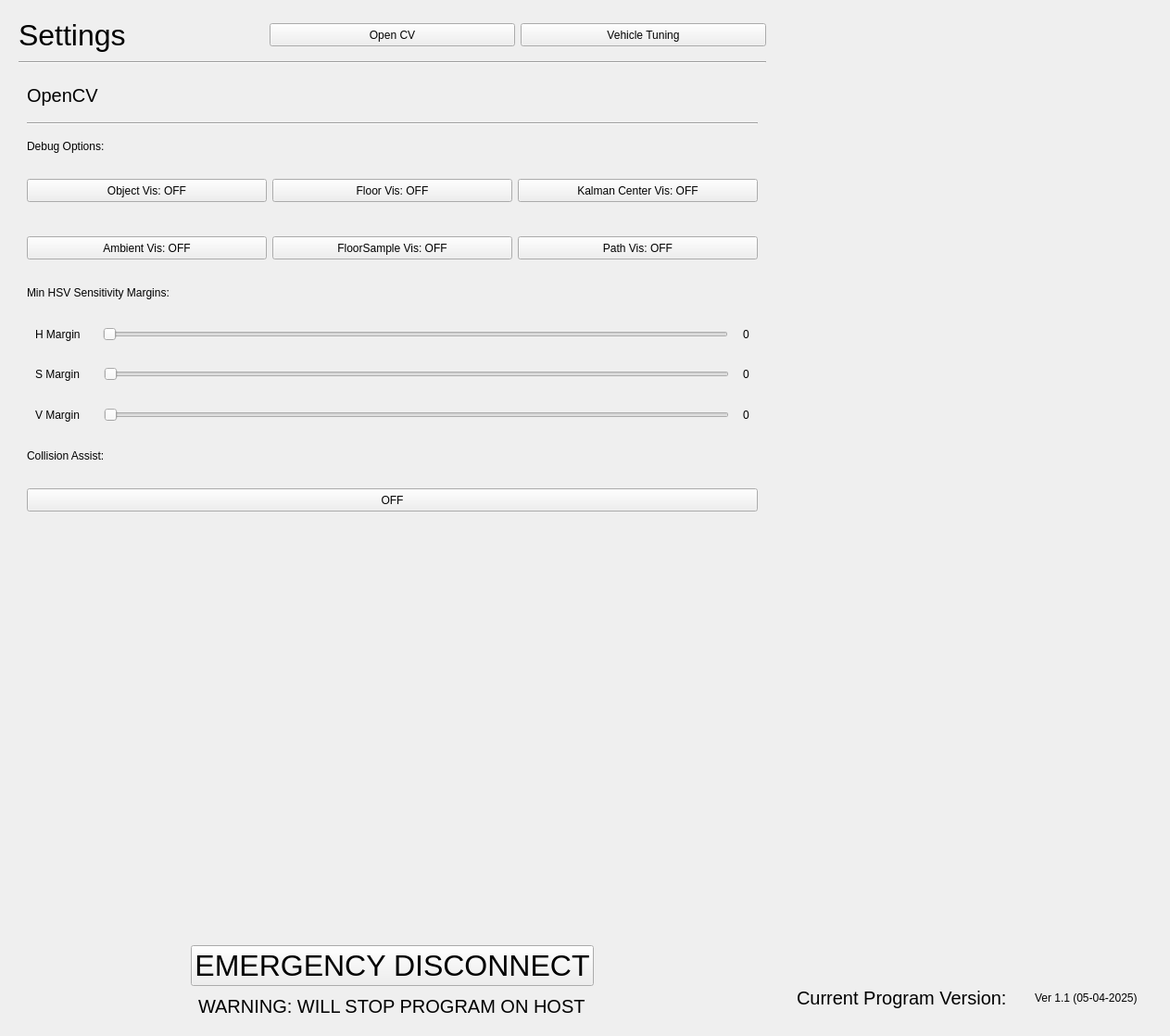
         <widget class="QWidget" name="settingsPage">
          <layout class="QHBoxLayout" name="horizontalLayout_5">
           <item>
            <widget class="QWidget" name="settingsLeftWidget" native="true">
             <property name="maximumSize">
              <size>
               <width>825</width>
               <height>16777215</height>
              </size>
             </property>
             <layout class="QVBoxLayout" name="verticalLayout_15">
              <property name="spacing">
               <number>10</number>
              </property>
              <item>
               <widget class="QWidget" name="widget" native="true">
                <layout class="QHBoxLayout" name="horizontalLayout_17">
                 <property name="leftMargin">
                  <number>0</number>
                 </property>
                 <property name="topMargin">
                  <number>0</number>
                 </property>
                 <property name="rightMargin">
                  <number>0</number>
                 </property>
                 <property name="bottomMargin">
                  <number>0</number>
                 </property>
                 <item>
                  <widget class="QLabel" name="settingsHeaderLabel">
                   <property name="font">
                    <font>
                     <pointsize>24</pointsize>
                    </font>
                   </property>
                   <property name="text">
                    <string>Settings</string>
                   </property>
                  </widget>
                 </item>
                 <item>
                  <widget class="QPushButton" name="openCVSettingsBtn">
                   <property name="minimumSize">
                    <size>
                     <width>25</width>
                     <height>0</height>
                    </size>
                   </property>
                   <property name="maximumSize">
                    <size>
                     <width>16777215</width>
                     <height>25</height>
                    </size>
                   </property>
                   <property name="text">
                    <string>Open CV</string>
                   </property>
                  </widget>
                 </item>
                 <item>
                  <widget class="QPushButton" name="vehicleTuningBtn">
                   <property name="minimumSize">
                    <size>
                     <width>0</width>
                     <height>25</height>
                    </size>
                   </property>
                   <property name="maximumSize">
                    <size>
                     <width>16777215</width>
                     <height>25</height>
                    </size>
                   </property>
                   <property name="text">
                    <string>Vehicle Tuning</string>
                   </property>
                  </widget>
                 </item>
                </layout>
               </widget>
              </item>
              <item>
               <widget class="Line" name="settingsHeaderLine">
                <property name="orientation">
                 <enum>Qt::Orientation::Horizontal</enum>
                </property>
               </widget>
              </item>
              <item>
               <widget class="QStackedWidget" name="settingsStackedWidget">
                <property name="minimumSize">
                 <size>
                  <width>0</width>
                  <height>500</height>
                 </size>
                </property>
                <widget class="QWidget" name="OpenCVSettingsPage" native="true">
                 <layout class="QVBoxLayout" name="verticalLayout_18">
                  <property name="spacing">
                   <number>6</number>
                  </property>
                  <property name="leftMargin">
                   <number>9</number>
                  </property>
                  <property name="topMargin">
                   <number>0</number>
                  </property>
                  <property name="rightMargin">
                   <number>9</number>
                  </property>
                  <property name="bottomMargin">
                   <number>0</number>
                  </property>
                  <item>
                   <widget class="QLabel" name="OpenCVHeaderLabel">
                    <property name="minimumSize">
                     <size>
                      <width>0</width>
                      <height>30</height>
                     </size>
                    </property>
                    <property name="maximumSize">
                     <size>
                      <width>16777215</width>
                      <height>35</height>
                     </size>
                    </property>
                    <property name="font">
                     <font>
                      <pointsize>15</pointsize>
                     </font>
                    </property>
                    <property name="text">
                     <string>OpenCV</string>
                    </property>
                   </widget>
                  </item>
                  <item>
                   <widget class="Line" name="OpenCVHeaderLine">
                    <property name="orientation">
                     <enum>Qt::Orientation::Horizontal</enum>
                    </property>
                   </widget>
                  </item>
                  <item>
                   <widget class="QLabel" name="DebugCVHeaderLabel">
                    <property name="maximumSize">
                     <size>
                      <width>16777215</width>
                      <height>22</height>
                     </size>
                    </property>
                    <property name="text">
                     <string>Debug Options:</string>
                    </property>
                   </widget>
                  </item>
                  <item>
                   <widget class="QWidget" name="DebugCVWidget_1" native="true">
                    <property name="maximumSize">
                     <size>
                      <width>16777215</width>
                      <height>50</height>
                     </size>
                    </property>
                    <layout class="QHBoxLayout" name="horizontalLayout_10">
                     <property name="leftMargin">
                      <number>0</number>
                     </property>
                     <property name="rightMargin">
                      <number>0</number>
                     </property>
                     <item>
                      <widget class="QPushButton" name="ObjectVisBtn">
                       <property name="minimumSize">
                        <size>
                         <width>0</width>
                         <height>25</height>
                        </size>
                       </property>
                       <property name="text">
                        <string>Object Vis: OFF</string>
                       </property>
                      </widget>
                     </item>
                     <item>
                      <widget class="QPushButton" name="FloorVisBtn">
                       <property name="minimumSize">
                        <size>
                         <width>0</width>
                         <height>25</height>
                        </size>
                       </property>
                       <property name="text">
                        <string>Floor Vis: OFF</string>
                       </property>
                      </widget>
                     </item>
                     <item>
                      <widget class="QPushButton" name="KalmanCenterVisBtn">
                       <property name="minimumSize">
                        <size>
                         <width>0</width>
                         <height>25</height>
                        </size>
                       </property>
                       <property name="text">
                        <string>Kalman Center Vis: OFF</string>
                       </property>
                      </widget>
                     </item>
                    </layout>
                   </widget>
                  </item>
                  <item>
                   <widget class="QWidget" name="DebugCVWidget_2" native="true">
                    <property name="maximumSize">
                     <size>
                      <width>16777215</width>
                      <height>50</height>
                     </size>
                    </property>
                    <layout class="QHBoxLayout" name="horizontalLayout_11">
                     <property name="leftMargin">
                      <number>0</number>
                     </property>
                     <property name="rightMargin">
                      <number>0</number>
                     </property>
                     <item>
                      <widget class="QPushButton" name="AmbientVisBtn">
                       <property name="minimumSize">
                        <size>
                         <width>0</width>
                         <height>25</height>
                        </size>
                       </property>
                       <property name="text">
                        <string>Ambient Vis: OFF</string>
                       </property>
                      </widget>
                     </item>
                     <item>
                      <widget class="QPushButton" name="FloorSampleVisBtn">
                       <property name="minimumSize">
                        <size>
                         <width>0</width>
                         <height>25</height>
                        </size>
                       </property>
                       <property name="text">
                        <string>FloorSample Vis: OFF</string>
                       </property>
                      </widget>
                     </item>
                     <item>
                      <widget class="QPushButton" name="PathVisBtn">
                       <property name="minimumSize">
                        <size>
                         <width>0</width>
                         <height>25</height>
                        </size>
                       </property>
                       <property name="text">
                        <string>Path Vis: OFF</string>
                       </property>
                      </widget>
                     </item>
                    </layout>
                   </widget>
                  </item>
                  <item>
                   <widget class="QLabel" name="HSVSettingsHeaderLabel">
                    <property name="maximumSize">
                     <size>
                      <width>16777215</width>
                      <height>22</height>
                     </size>
                    </property>
                    <property name="text">
                     <string>Min HSV Sensitivity Margins:</string>
                    </property>
                   </widget>
                  </item>
                  <item>
                   <widget class="QWidget" name="HSVSliderWidget" native="true">
                    <property name="maximumSize">
                     <size>
                      <width>16777215</width>
                      <height>130</height>
                     </size>
                    </property>
                    <layout class="QVBoxLayout" name="verticalLayout_19">
                     <property name="spacing">
                      <number>0</number>
                     </property>
                     <property name="leftMargin">
                      <number>0</number>
                     </property>
                     <property name="topMargin">
                      <number>0</number>
                     </property>
                     <property name="rightMargin">
                      <number>0</number>
                     </property>
                     <property name="bottomMargin">
                      <number>0</number>
                     </property>
                     <item>
                      <widget class="QWidget" name="HRowWidget" native="true">
                       <layout class="QHBoxLayout" name="horizontalLayout_12">
                        <property name="leftMargin">
                         <number>9</number>
                        </property>
                        <property name="rightMargin">
                         <number>0</number>
                        </property>
                        <item>
                         <widget class="QLabel" name="HRowLabel">
                          <property name="minimumSize">
                           <size>
                            <width>65</width>
                            <height>0</height>
                           </size>
                          </property>
                          <property name="maximumSize">
                           <size>
                            <width>65</width>
                            <height>16777215</height>
                           </size>
                          </property>
                          <property name="text">
                           <string>H Margin</string>
                          </property>
                         </widget>
                        </item>
                        <item>
                         <spacer name="horizontalSpacer">
                          <property name="orientation">
                           <enum>Qt::Orientation::Horizontal</enum>
                          </property>
                          <property name="sizeType">
                           <enum>QSizePolicy::Policy::Minimum</enum>
                          </property>
                          <property name="sizeHint" stdset="0">
                           <size>
                            <width>2</width>
                            <height>20</height>
                           </size>
                          </property>
                         </spacer>
                        </item>
                        <item alignment="Qt::AlignmentFlag::AlignVCenter">
                         <widget class="QSlider" name="HRowSlider">
                          <property name="minimumSize">
                           <size>
                            <width>675</width>
                            <height>0</height>
                           </size>
                          </property>
                          <property name="maximumSize">
                           <size>
                            <width>675</width>
                            <height>16777215</height>
                           </size>
                          </property>
                          <property name="orientation">
                           <enum>Qt::Orientation::Horizontal</enum>
                          </property>
                         </widget>
                        </item>
                        <item alignment="Qt::AlignmentFlag::AlignRight">
                         <widget class="QLabel" name="HRowValueLabel">
                          <property name="minimumSize">
                           <size>
                            <width>25</width>
                            <height>0</height>
                           </size>
                          </property>
                          <property name="maximumSize">
                           <size>
                            <width>25</width>
                            <height>16777215</height>
                           </size>
                          </property>
                          <property name="text">
                           <string>0</string>
                          </property>
                          <property name="alignment">
                           <set>Qt::AlignmentFlag::AlignCenter</set>
                          </property>
                         </widget>
                        </item>
                       </layout>
                      </widget>
                     </item>
                     <item>
                      <widget class="QWidget" name="SRowWidget" native="true">
                       <layout class="QHBoxLayout" name="horizontalLayout_13">
                        <property name="rightMargin">
                         <number>0</number>
                        </property>
                        <item alignment="Qt::AlignmentFlag::AlignLeft">
                         <widget class="QLabel" name="SRowLabel">
                          <property name="minimumSize">
                           <size>
                            <width>65</width>
                            <height>0</height>
                           </size>
                          </property>
                          <property name="maximumSize">
                           <size>
                            <width>65</width>
                            <height>16777215</height>
                           </size>
                          </property>
                          <property name="text">
                           <string>S Margin</string>
                          </property>
                         </widget>
                        </item>
                        <item>
                         <spacer name="horizontalSpacer_2">
                          <property name="orientation">
                           <enum>Qt::Orientation::Horizontal</enum>
                          </property>
                          <property name="sizeHint" stdset="0">
                           <size>
                            <width>40</width>
                            <height>20</height>
                           </size>
                          </property>
                         </spacer>
                        </item>
                        <item alignment="Qt::AlignmentFlag::AlignVCenter">
                         <widget class="QSlider" name="SRowSlider">
                          <property name="minimumSize">
                           <size>
                            <width>675</width>
                            <height>0</height>
                           </size>
                          </property>
                          <property name="maximumSize">
                           <size>
                            <width>675</width>
                            <height>16777215</height>
                           </size>
                          </property>
                          <property name="orientation">
                           <enum>Qt::Orientation::Horizontal</enum>
                          </property>
                         </widget>
                        </item>
                        <item>
                         <widget class="QLabel" name="SRowValueLabel">
                          <property name="minimumSize">
                           <size>
                            <width>25</width>
                            <height>0</height>
                           </size>
                          </property>
                          <property name="maximumSize">
                           <size>
                            <width>20</width>
                            <height>16777215</height>
                           </size>
                          </property>
                          <property name="text">
                           <string>0</string>
                          </property>
                          <property name="alignment">
                           <set>Qt::AlignmentFlag::AlignCenter</set>
                          </property>
                         </widget>
                        </item>
                       </layout>
                      </widget>
                     </item>
                     <item>
                      <widget class="QWidget" name="VRowWidget" native="true">
                       <layout class="QHBoxLayout" name="horizontalLayout_14">
                        <property name="rightMargin">
                         <number>0</number>
                        </property>
                        <item alignment="Qt::AlignmentFlag::AlignLeft">
                         <widget class="QLabel" name="VRowLabel">
                          <property name="minimumSize">
                           <size>
                            <width>65</width>
                            <height>0</height>
                           </size>
                          </property>
                          <property name="maximumSize">
                           <size>
                            <width>65</width>
                            <height>16777215</height>
                           </size>
                          </property>
                          <property name="text">
                           <string>V Margin</string>
                          </property>
                         </widget>
                        </item>
                        <item>
                         <spacer name="horizontalSpacer_3">
                          <property name="orientation">
                           <enum>Qt::Orientation::Horizontal</enum>
                          </property>
                          <property name="sizeHint" stdset="0">
                           <size>
                            <width>40</width>
                            <height>20</height>
                           </size>
                          </property>
                         </spacer>
                        </item>
                        <item>
                         <widget class="QSlider" name="VRowSlider">
                          <property name="minimumSize">
                           <size>
                            <width>675</width>
                            <height>0</height>
                           </size>
                          </property>
                          <property name="maximumSize">
                           <size>
                            <width>675</width>
                            <height>16777215</height>
                           </size>
                          </property>
                          <property name="orientation">
                           <enum>Qt::Orientation::Horizontal</enum>
                          </property>
                         </widget>
                        </item>
                        <item>
                         <widget class="QLabel" name="VRowValueLabel">
                          <property name="minimumSize">
                           <size>
                            <width>25</width>
                            <height>0</height>
                           </size>
                          </property>
                          <property name="maximumSize">
                           <size>
                            <width>20</width>
                            <height>16777215</height>
                           </size>
                          </property>
                          <property name="text">
                           <string>0</string>
                          </property>
                          <property name="alignment">
                           <set>Qt::AlignmentFlag::AlignCenter</set>
                          </property>
                         </widget>
                        </item>
                       </layout>
                      </widget>
                     </item>
                    </layout>
                   </widget>
                  </item>
                  <item>
                   <widget class="QLabel" name="CollisionAssistHeaderLabel">
                    <property name="maximumSize">
                     <size>
                      <width>16777215</width>
                      <height>22</height>
                     </size>
                    </property>
                    <property name="text">
                     <string>Collision Assist:</string>
                    </property>
                   </widget>
                  </item>
                  <item>
                   <widget class="QWidget" name="CollisionAssistWidget" native="true">
                    <property name="maximumSize">
                     <size>
                      <width>16777215</width>
                      <height>50</height>
                     </size>
                    </property>
                    <layout class="QHBoxLayout" name="horizontalLayout_15">
                     <property name="leftMargin">
                      <number>0</number>
                     </property>
                     <property name="rightMargin">
                      <number>0</number>
                     </property>
                     <item>
                      <widget class="QPushButton" name="CollisionAssistBtn">
                       <property name="minimumSize">
                        <size>
                         <width>0</width>
                         <height>25</height>
                        </size>
                       </property>
                       <property name="text">
                        <string>OFF</string>
                       </property>
                      </widget>
                     </item>
                    </layout>
                   </widget>
                  </item>
                 </layout>
                </widget>
               </widget>
              </item>
              <item>
               <spacer name="verticalSpacer_8">
                <property name="orientation">
                 <enum>Qt::Orientation::Vertical</enum>
                </property>
                <property name="sizeHint" stdset="0">
                 <size>
                  <width>20</width>
                  <height>431</height>
                 </size>
                </property>
               </spacer>
              </item>
              <item alignment="Qt::AlignmentFlag::AlignHCenter">
               <widget class="QPushButton" name="emergencyDisconnectBtn">
                <property name="font">
                 <font>
                  <pointsize>24</pointsize>
                 </font>
                </property>
                <property name="text">
                 <string>EMERGENCY DISCONNECT</string>
                </property>
                <property name="icon">
                 <iconset>
                  <normaloff>:/icons/a79f9b39/solar--black-hole-line-duotone.svg</normaloff>:/icons/a79f9b39/solar--black-hole-line-duotone.svg</iconset>
                </property>
                <property name="iconSize">
                 <size>
                  <width>60</width>
                  <height>60</height>
                 </size>
                </property>
               </widget>
              </item>
              <item alignment="Qt::AlignmentFlag::AlignHCenter">
               <widget class="QLabel" name="emergencyDisconnectLabel">
                <property name="font">
                 <font>
                  <pointsize>15</pointsize>
                 </font>
                </property>
                <property name="text">
                 <string>WARNING: WILL STOP PROGRAM ON HOST</string>
                </property>
               </widget>
              </item>
             </layout>
            </widget>
           </item>
           <item>
            <widget class="QWidget" name="settingsRightWidget" native="true">
             <layout class="QVBoxLayout" name="verticalLayout_16">
              <item>
               <widget class="QStackedWidget" name="settingsInfoStackedWidget">
                <property name="minimumSize">
                 <size>
                  <width>0</width>
                  <height>800</height>
                 </size>
                </property>
                <widget class="QWidget" name="openCVSettingsInfoPage"/>
                <widget class="QWidget" name="vehicleTuningInfoPage"/>
               </widget>
              </item>
              <item>
               <spacer name="verticalSpacer_10">
                <property name="orientation">
                 <enum>Qt::Orientation::Vertical</enum>
                </property>
                <property name="sizeType">
                 <enum>QSizePolicy::Policy::Fixed</enum>
                </property>
                <property name="sizeHint" stdset="0">
                 <size>
                  <width>20</width>
                  <height>100</height>
                 </size>
                </property>
               </spacer>
              </item>
              <item alignment="Qt::AlignmentFlag::AlignRight">
               <widget class="QWidget" name="currentPgrmVersionWidget" native="true">
                <layout class="QHBoxLayout" name="horizontalLayout_9">
                 <property name="spacing">
                  <number>15</number>
                 </property>
                 <property name="leftMargin">
                  <number>0</number>
                 </property>
                 <property name="topMargin">
                  <number>0</number>
                 </property>
                 <property name="rightMargin">
                  <number>15</number>
                 </property>
                 <property name="bottomMargin">
                  <number>0</number>
                 </property>
                 <item>
                  <widget class="QWidget" name="currentPgrmVersionHeaderWidget" native="true">
                   <layout class="QVBoxLayout" name="verticalLayout_17">
                    <item alignment="Qt::AlignmentFlag::AlignRight">
                     <widget class="QLabel" name="currentPgrmVersionHeaderLabel">
                      <property name="font">
                       <font>
                        <pointsize>15</pointsize>
                       </font>
                      </property>
                      <property name="text">
                       <string>Current Program Version: </string>
                      </property>
                     </widget>
                    </item>
                   </layout>
                  </widget>
                 </item>
                 <item alignment="Qt::AlignmentFlag::AlignLeft">
                  <widget class="QLabel" name="currentPgrmVersionLabel">
                   <property name="layoutDirection">
                    <enum>Qt::LayoutDirection::LeftToRight</enum>
                   </property>
                   <property name="text">
                    <string>Ver 1.1 (05-04-2025)</string>
                   </property>
                  </widget>
                 </item>
                </layout>
               </widget>
              </item>
             </layout>
            </widget>
           </item>
          </layout>
         </widget>
